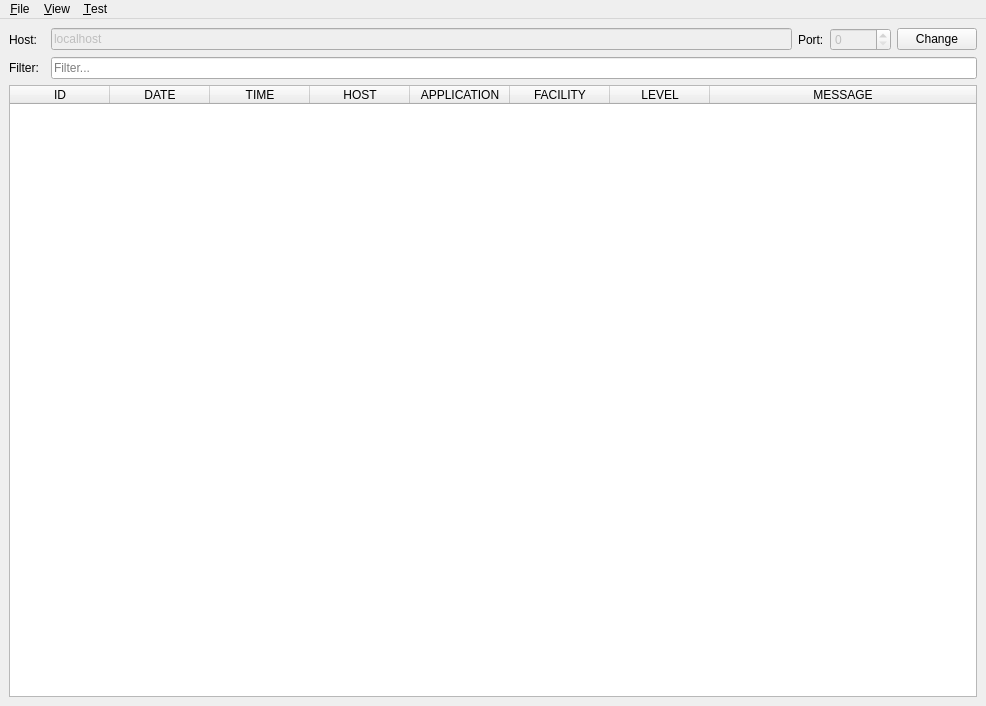
<?xml version="1.0" encoding="UTF-8"?>
<ui version="4.0">
 <class>MainWindow</class>
 <widget class="QMainWindow" name="MainWindow">
  <property name="geometry">
   <rect>
    <x>0</x>
    <y>0</y>
    <width>986</width>
    <height>706</height>
   </rect>
  </property>
  <property name="windowTitle">
   <string>PySysLogQt</string>
  </property>
  <widget class="QWidget" name="centralwidget">
   <layout class="QGridLayout" name="gridLayout">
    <property name="leftMargin">
     <number>9</number>
    </property>
    <property name="topMargin">
     <number>9</number>
    </property>
    <property name="rightMargin">
     <number>9</number>
    </property>
    <property name="bottomMargin">
     <number>9</number>
    </property>
    <item row="0" column="3">
     <widget class="QLabel" name="label_2">
      <property name="text">
       <string>Port:</string>
      </property>
     </widget>
    </item>
    <item row="0" column="0">
     <widget class="QLabel" name="label">
      <property name="text">
       <string>Host:</string>
      </property>
     </widget>
    </item>
    <item row="0" column="5">
     <widget class="QPushButton" name="pb_change">
      <property name="text">
       <string>Change</string>
      </property>
     </widget>
    </item>
    <item row="2" column="0" colspan="6">
     <widget class="QTableWidget" name="messages">
      <property name="horizontalScrollBarPolicy">
       <enum>Qt::ScrollBarAlwaysOff</enum>
      </property>
      <property name="sizeAdjustPolicy">
       <enum>QAbstractScrollArea::AdjustToContents</enum>
      </property>
      <property name="editTriggers">
       <set>QAbstractItemView::NoEditTriggers</set>
      </property>
      <property name="showDropIndicator" stdset="0">
       <bool>false</bool>
      </property>
      <property name="dragDropOverwriteMode">
       <bool>false</bool>
      </property>
      <property name="alternatingRowColors">
       <bool>true</bool>
      </property>
      <property name="selectionBehavior">
       <enum>QAbstractItemView::SelectRows</enum>
      </property>
      <property name="sortingEnabled">
       <bool>true</bool>
      </property>
      <attribute name="horizontalHeaderShowSortIndicator" stdset="0">
       <bool>true</bool>
      </attribute>
      <attribute name="horizontalHeaderStretchLastSection">
       <bool>true</bool>
      </attribute>
      <attribute name="verticalHeaderVisible">
       <bool>false</bool>
      </attribute>
      <column>
       <property name="text">
        <string>ID</string>
       </property>
      </column>
      <column>
       <property name="text">
        <string>DATE</string>
       </property>
      </column>
      <column>
       <property name="text">
        <string>TIME</string>
       </property>
      </column>
      <column>
       <property name="text">
        <string>HOST</string>
       </property>
      </column>
      <column>
       <property name="text">
        <string>APPLICATION</string>
       </property>
      </column>
      <column>
       <property name="text">
        <string>FACILITY</string>
       </property>
      </column>
      <column>
       <property name="text">
        <string>LEVEL</string>
       </property>
      </column>
      <column>
       <property name="text">
        <string>MESSAGE</string>
       </property>
      </column>
     </widget>
    </item>
    <item row="0" column="4">
     <widget class="QSpinBox" name="port">
      <property name="enabled">
       <bool>false</bool>
      </property>
      <property name="minimum">
       <number>0</number>
      </property>
      <property name="maximum">
       <number>65535</number>
      </property>
     </widget>
    </item>
    <item row="0" column="2">
     <widget class="QLineEdit" name="host">
      <property name="enabled">
       <bool>false</bool>
      </property>
      <property name="text">
       <string>localhost</string>
      </property>
      <property name="placeholderText">
       <string>enter host name</string>
      </property>
     </widget>
    </item>
    <item row="1" column="0">
     <widget class="QLabel" name="label_3">
      <property name="text">
       <string>Filter:</string>
      </property>
     </widget>
    </item>
    <item row="1" column="2" colspan="4">
     <widget class="QLineEdit" name="search">
      <property name="placeholderText">
       <string notr="true">Filter...</string>
      </property>
      <property name="clearButtonEnabled">
       <bool>true</bool>
      </property>
     </widget>
    </item>
   </layout>
  </widget>
  <widget class="QMenuBar" name="menuBar">
   <property name="geometry">
    <rect>
     <x>0</x>
     <y>0</y>
     <width>986</width>
     <height>22</height>
    </rect>
   </property>
   <widget class="QMenu" name="menu_File">
    <property name="title">
     <string>&amp;File</string>
    </property>
    <addaction name="action_Open"/>
    <addaction name="action_Save"/>
    <addaction name="action_Clear"/>
    <addaction name="action_Change"/>
    <addaction name="separator"/>
    <addaction name="action_Quit"/>
   </widget>
   <widget class="QMenu" name="menu_Test">
    <property name="title">
     <string>&amp;Test</string>
    </property>
    <addaction name="action_Emergency"/>
    <addaction name="action_Alert"/>
    <addaction name="action_Critical"/>
    <addaction name="action_Error"/>
    <addaction name="action_Warning"/>
    <addaction name="action_Notice"/>
    <addaction name="action_Info"/>
    <addaction name="action_Debug"/>
   </widget>
   <widget class="QMenu" name="menu_View">
    <property name="title">
     <string>&amp;View</string>
    </property>
    <addaction name="action_Id"/>
    <addaction name="action_Date"/>
    <addaction name="action_Time"/>
    <addaction name="action_Host"/>
    <addaction name="action_Application"/>
    <addaction name="action_Facility"/>
    <addaction name="action_Level"/>
    <addaction name="action_Message"/>
   </widget>
   <addaction name="menu_File"/>
   <addaction name="menu_View"/>
   <addaction name="menu_Test"/>
  </widget>
  <action name="action_New">
   <property name="text">
    <string>&amp;New...</string>
   </property>
  </action>
  <action name="action_Open">
   <property name="text">
    <string>O&amp;pen File...</string>
   </property>
  </action>
  <action name="action_Save">
   <property name="text">
    <string>&amp;Save As...</string>
   </property>
  </action>
  <action name="action_Change">
   <property name="text">
    <string>C&amp;hange Host...</string>
   </property>
  </action>
  <action name="action_Quit">
   <property name="text">
    <string>&amp;Quit</string>
   </property>
  </action>
  <action name="action_Emergency">
   <property name="text">
    <string>&amp;Emergency</string>
   </property>
  </action>
  <action name="action_Alert">
   <property name="text">
    <string>&amp;Alert</string>
   </property>
  </action>
  <action name="action_Critical">
   <property name="text">
    <string>&amp;Critical</string>
   </property>
  </action>
  <action name="action_Error">
   <property name="text">
    <string>E&amp;rror</string>
   </property>
  </action>
  <action name="action_Warning">
   <property name="text">
    <string>&amp;Warning</string>
   </property>
  </action>
  <action name="action_Notice">
   <property name="text">
    <string>&amp;Notice</string>
   </property>
  </action>
  <action name="action_Info">
   <property name="text">
    <string>&amp;Info</string>
   </property>
  </action>
  <action name="action_Debug">
   <property name="text">
    <string>&amp;Debug</string>
   </property>
  </action>
  <action name="action_Clear">
   <property name="text">
    <string>&amp;Clear</string>
   </property>
  </action>
  <action name="action_Id">
   <property name="checkable">
    <bool>true</bool>
   </property>
   <property name="checked">
    <bool>true</bool>
   </property>
   <property name="text">
    <string>&amp;Id</string>
   </property>
  </action>
  <action name="action_Date">
   <property name="checkable">
    <bool>true</bool>
   </property>
   <property name="checked">
    <bool>true</bool>
   </property>
   <property name="text">
    <string>&amp;Date</string>
   </property>
  </action>
  <action name="action_Time">
   <property name="checkable">
    <bool>true</bool>
   </property>
   <property name="checked">
    <bool>true</bool>
   </property>
   <property name="text">
    <string>Ti&amp;me</string>
   </property>
  </action>
  <action name="action_Host">
   <property name="checkable">
    <bool>true</bool>
   </property>
   <property name="checked">
    <bool>true</bool>
   </property>
   <property name="text">
    <string>&amp;Host</string>
   </property>
  </action>
  <action name="action_Application">
   <property name="checkable">
    <bool>true</bool>
   </property>
   <property name="checked">
    <bool>true</bool>
   </property>
   <property name="text">
    <string>&amp;Application</string>
   </property>
  </action>
  <action name="action_Facility">
   <property name="checkable">
    <bool>true</bool>
   </property>
   <property name="checked">
    <bool>true</bool>
   </property>
   <property name="text">
    <string>Fa&amp;cility</string>
   </property>
  </action>
  <action name="action_Level">
   <property name="checkable">
    <bool>true</bool>
   </property>
   <property name="checked">
    <bool>true</bool>
   </property>
   <property name="text">
    <string>&amp;Level</string>
   </property>
  </action>
  <action name="action_Message">
   <property name="checkable">
    <bool>true</bool>
   </property>
   <property name="checked">
    <bool>true</bool>
   </property>
   <property name="text">
    <string>&amp;Message</string>
   </property>
  </action>
 </widget>
 <resources/>
 <connections>
  <connection>
   <sender>pb_change</sender>
   <signal>clicked()</signal>
   <receiver>action_Change</receiver>
   <slot>trigger()</slot>
   <hints>
    <hint type="sourcelabel">
     <x>750</x>
     <y>43</y>
    </hint>
    <hint type="destinationlabel">
     <x>-1</x>
     <y>-1</y>
    </hint>
   </hints>
  </connection>
 </connections>
</ui>
